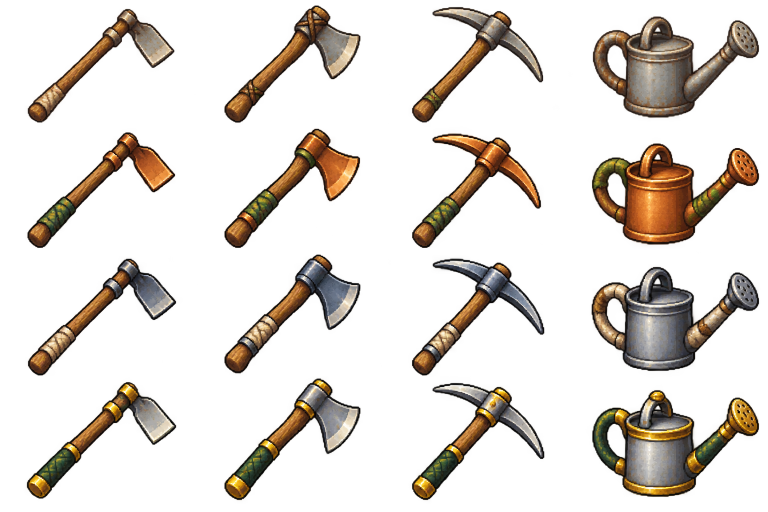
#> input picture assets/generated/hearthwood/tools-v1/tools.png, 1536 x 1024 px (shown at 1/2 size); its folder holds 2 pictures in this run
$ python build_tool_art.py ../assets/generated/hearthwood/tools-v1/resources.png
#> lines starting #> are read from the running program, lines starting #| are printed output that depends on the picture
"""Deterministic slicing of original tool/resource atlases; never edit sources."""
import hashlib
import json
import sys
from io import BytesIO
from pathlib import Path
from PIL import Image,ImageDraw
ROOT=Path(__file__).resolve().parents[1]
CHECK='--check' in sys.argv
sha=lambda p:hashlib.sha256(p.read_bytes()).hexdigest()
records=[]
sources=[]
contact=Image.new('RGBA',(1024,1024),'#e3e3cf')
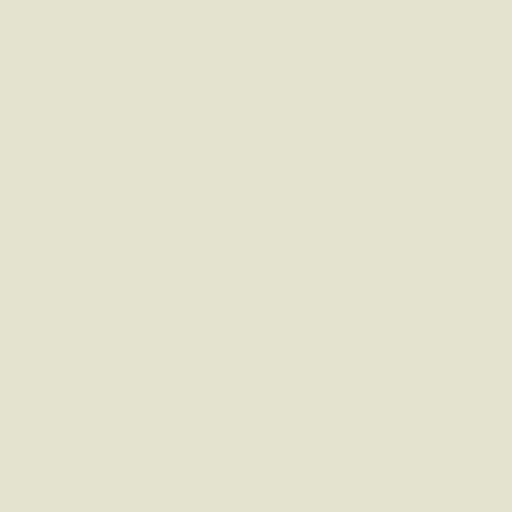
#> contact: PIL image 1024x1024 RGBA (shown at 1/2 size); mean R, G, B, A 227, 227, 207, 255

def save(im,relative,binding,source,crop,role):
    path=ROOT/relative;data=BytesIO();im.save(data,format='PNG')
    if CHECK:
        assert path.read_bytes()==data.getvalue(),relative
    else:
        path.parent.mkdir(parents=True,exist_ok=True);path.write_bytes(data.getvalue())
    records.append(dict(path=relative,binding=binding,source=source,crop=list(crop),role=role,
                        width=im.width,height=im.height,sha256=sha(path)))

for label in ['tools','resources']:
    source=f'assets/generated/hearthwood/tools-v1/{label}.png'
    im=Image.open(ROOT/source).convert('RGBA');assert im.size==(1536,1024)
#> further down, im is the input picture: PIL image 1536x1024 RGBA; mean R, G, B, A 81.6, 63, 42.2, 56.1
    prompt=source.replace('.png','.prompt.txt')
    sources.append(dict(path=source,sha256=sha(ROOT/source),width=im.width,height=im.height,
#> (the run stopped early here; a loop or call above may not have finished)
